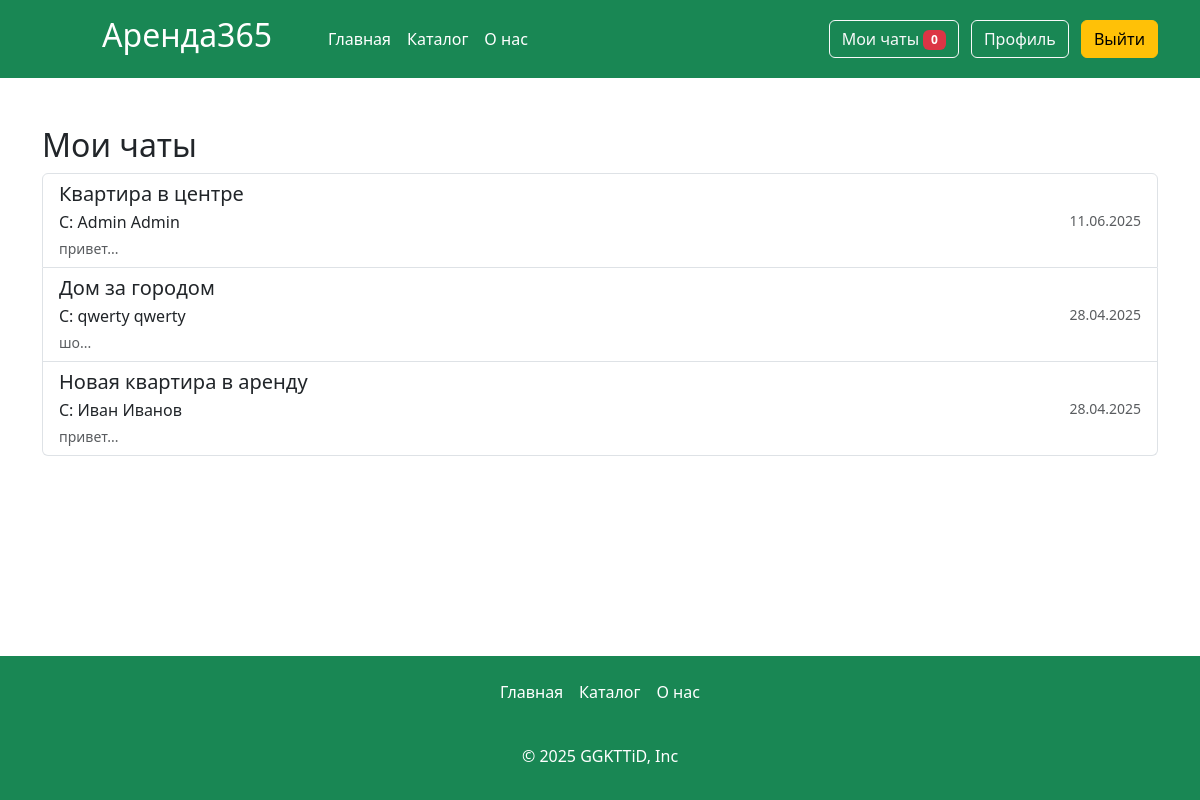
Page /my_chats (signed in) on the earlier database version.
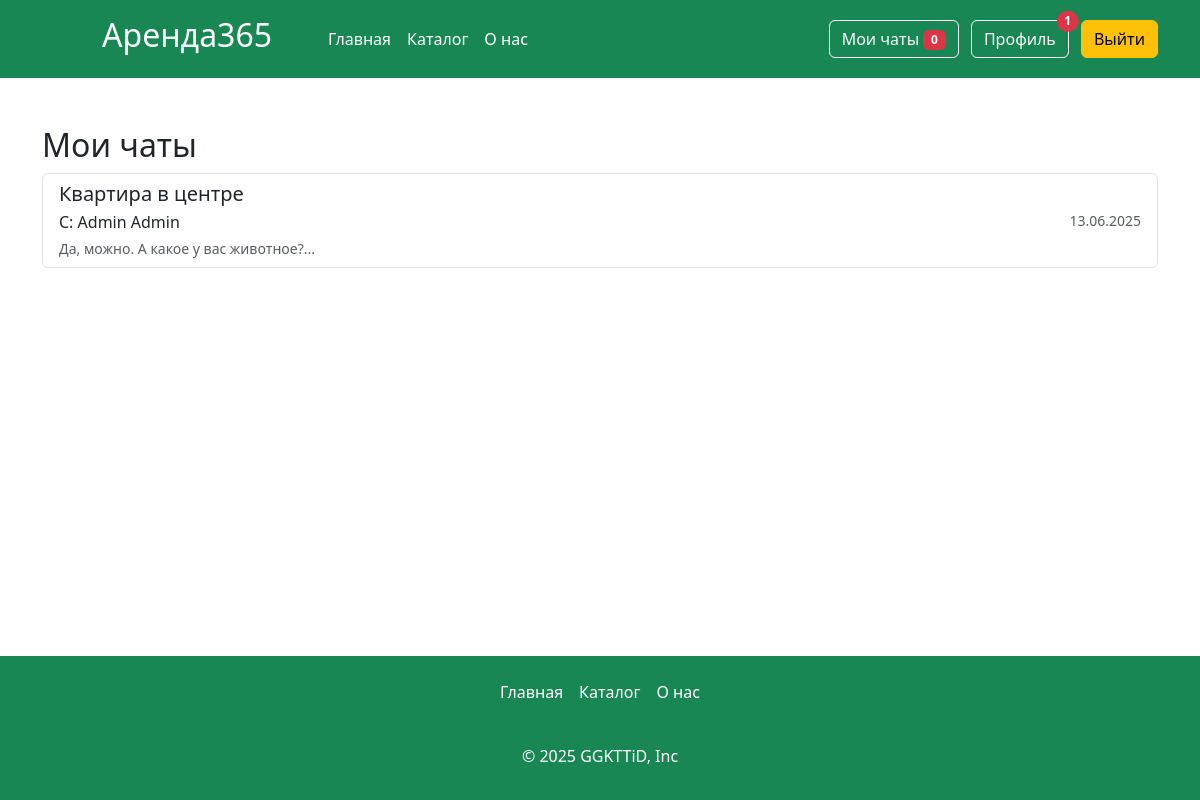
Same page on the later database version.
### app.py (models this page shows, shortened)
class Articles(db.Model):
    id = db.Column(db.Integer,primary_key=True)
    title = db.Column(db.String(100))
    text = db.Column(db.Text)
    image_name = db.Column(db.String(100))
    category = db.Column(db.String(100))
    price = db.Column(db.Integer)
    floor = db.Column(db.Integer)
    entrance = db.Column(db.Integer)
    type_app = db.Column(db.String(100))
    address= db.Column(db.String(100))
    count_rooms = db.Column(db.Integer)
    hide = db.Column(db.Boolean, default=True)
    created_at = db.Column(db.DateTime, default=datetime.now)
    id_user = db.Column(db.Integer, db.ForeignKey('users.id'))
    orders = db.relationship('Orders', backref='article', lazy=True)
    images = db.relationship('Image', backref='article', lazy=True, cascade="all, delete-orphan")

class Messages(db.Model):
    id = db.Column(db.Integer, primary_key=True)
    content = db.Column(db.Text, nullable=False)
    timestamp = db.Column(db.DateTime, default=datetime.now)
    sender_id = db.Column(db.Integer, db.ForeignKey('users.id'), nullable=False)
    recipient_id = db.Column(db.Integer, db.ForeignKey('users.id'), nullable=False)
    article_id = db.Column(db.Integer, db.ForeignKey('articles.id'), nullable=False)
    is_read = db.Column(db.Boolean, default=False)
    sender = db.relationship('Users', foreign_keys=[sender_id])
    recipient = db.relationship('Users', foreign_keys=[recipient_id])
    article = db.relationship('Articles')

### app.py (the view)
@app.route('/my_chats')
def my_chats():
    current_user = Users.query.filter_by(email=session['name']).first()
    chat_combinations = db.session.query(
        Messages.article_id,
        case(
            (Messages.sender_id == current_user.id, Messages.recipient_id),
            else_=Messages.sender_id
        ).label('interlocutor_id')
    ).filter(
        or_(
            Messages.sender_id == current_user.id,
            Messages.recipient_id == current_user.id
        )
    ).distinct().all()
    chats = []
    for combo in chat_combinations:
        article = Articles.query.get(combo.article_id)
        interlocutor = Users.query.get(combo.interlocutor_id)
        unread_count = Messages.query.filter(
            Messages.article_id == combo.article_id,
            Messages.sender_id == combo.interlocutor_id,
            Messages.recipient_id == current_user.id,
            Messages.is_read == False
        ).count()
        last_message = Messages.query.filter(
            or_(
                and_(
                    Messages.sender_id == current_user.id,
                    Messages.recipient_id == combo.interlocutor_id,
                    Messages.article_id == combo.article_id
                ),
                and_(
                    Messages.sender_id == combo.interlocutor_id,
                    Messages.recipient_id == current_user.id,
                    Messages.article_id == combo.article_id
                )
            )
        ).order_by(Messages.timestamp.desc()).first()
        chats.append({
            'article_id': combo.article_id,
            'article_title': article.title,
            'interlocutor_id': combo.interlocutor_id,
            'interlocutor_name': f"{interlocutor.name} {interlocutor.surname}",
            'unread_count': unread_count,
            'last_message_preview': last_message.content[:50] + "..." if last_message else "",
            'last_message_time': last_message.timestamp if last_message else None
        })
    chats.sort(key=lambda x: x['last_message_time'] or datetime.min, reverse=True)
    return render_template('my_chats.html', chats=chats)

### app.py (called while the page is built)
@app.context_processor
def inject_unread_messages():
    if 'name' in session:
        current_user = Users.query.filter_by(email=session['name']).first()
        unread_count = Messages.query.filter_by(recipient_id=current_user.id, is_read=False).count()
        return dict(unread_messages=unread_count)
    return dict(unread_messages=0)

@app.context_processor
def inject_user():
    def get_user_name():
        if 'name' in session:
            return Users.query.filter_by(email=session['name']).first()
    return dict(active_user=get_user_name())

@app.context_processor
def inject_unread_count():
    if 'name' in session:
        user = Users.query.filter_by(email=session['name']).first()
        if user:
            unread_count = Notification.query.filter_by(user_id=user.id, is_read=False).count()
            return dict(unread_notifications=unread_count)
    return dict(unread_notifications=0)

### templates/my_chats.html (shortened to what this page needs)
{% extends 'base.html' %}
{% block main %}
<main>
    <div class="container my-5">
        <h2>Мои чаты</h2>
        {% if not chats %}
        <div class="alert alert-info">У вас пока нет активных чатов</div>
        {% else %}
        <div class="list-group">
            {% for chat in chats %}
            <a href="{{ url_for('chat', article_id=chat.article_id, recipient_id=chat.interlocutor_id) }}"
               class="list-group-item list-group-item-action">
                <div class="d-flex justify-content-between align-items-center">
                    <div>
                        <h5 class="mb-1">{{ chat.article_title }}</h5>
                        <p class="mb-1">С: {{ chat.interlocutor_name }}</p>
                        {% if chat.last_message_preview %}
                        <p class="mb-0 text-muted small">{{ chat.last_message_preview }}</p>
                        {% endif %}
                    </div>
                    <div class="text-end">
                        {% if chat.last_message_time %}
                        <div class="text-muted small">
                            {{ chat.last_message_time.strftime('%d.%m.%Y') }}
                        </div>
                        {% endif %}
                    </div>
                </div>
            </a>
            {% endfor %}
        </div>
        {% endif %}
    </div>
</main>
{% endblock %}

Differences in the rows shown:
no longer on this page (row unchanged): Articles: article_title "Дом за городом", interlocutor_name "qwerty qwerty", last_message_preview "шо...", last_message_time "28.04.2025"
no longer on this page (row unchanged): Articles: article_title "Новая квартира в аренду", interlocutor_name "Иван Иванов", last_message_preview "привет...", last_message_time "28.04.2025"
changed through a linked row, Articles "Квартира в центре": last_message_preview "привет..." → "Да, можно. А какое у вас животное?..."; last_message_time "11.06.2025" → "13.06.2025"
Other differences:
{{ unread_notifications }}: (not shown) → "1"
